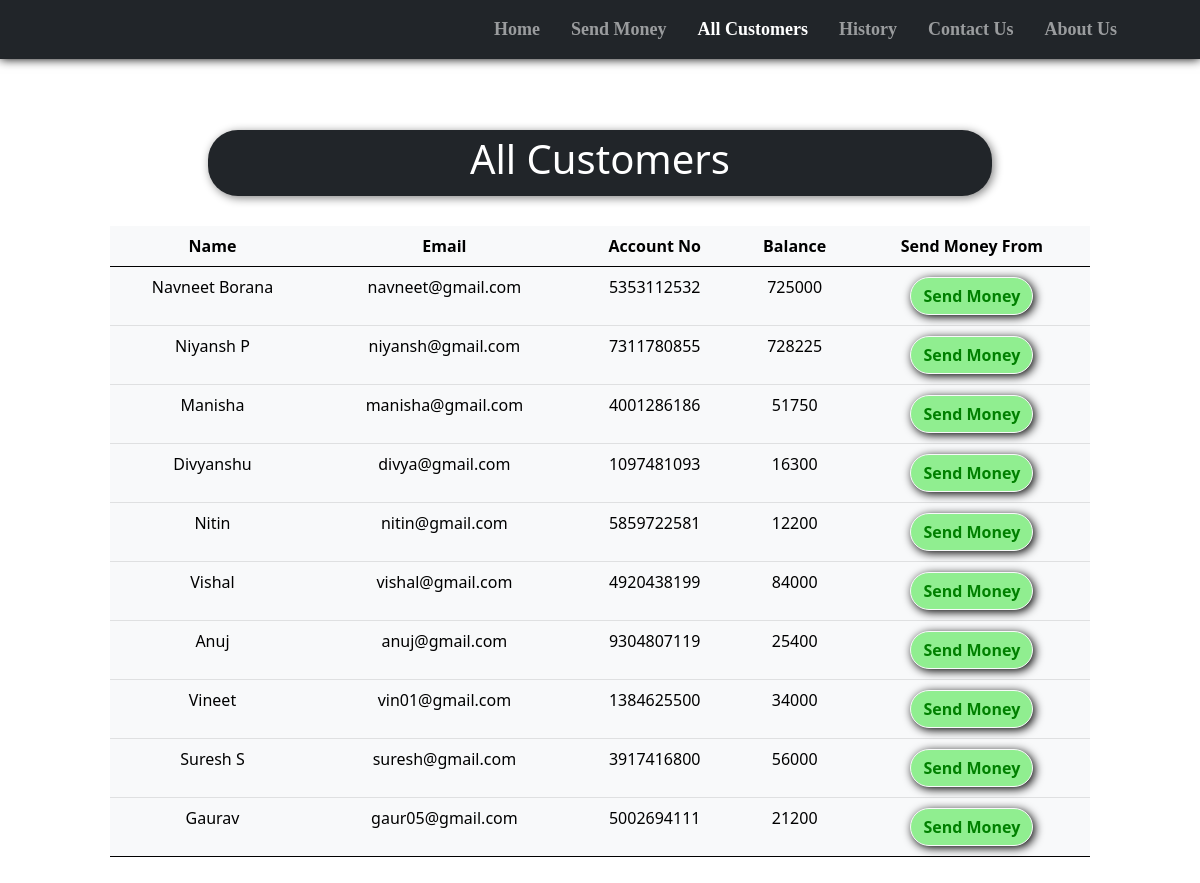
/all_cust.php, run on the app's committed database.
### tables this page shows
CREATE TABLE `users` (
  `sr` int(11) NOT NULL,
  `name` varchar(20) NOT NULL,
  `email` varchar(20) NOT NULL,
  `accno` varchar(10) NOT NULL,
  `blc` bigint(20) NOT NULL
);

### all_cust.php (the view, shortened to what this page needs)
<!doctype html>
<html lang="en">
<head>
    <link href="https://cdn.jsdelivr.net/npm/bootstrap@5.0.2/dist/css/bootstrap.min.css" rel="stylesheet"
>
    <link rel="stylesheet" href="https://cdnjs.cloudflare.com/ajax/libs/font-awesome/5.15.3/css/all.min.css"
 />
</head>
<body style="background-color:white;">
    <?php include 'spin.php'; ?>
    <nav class="navbar navbar-expand-lg navbar-dark bg-dark fixed fixed-top"
        style="font-family:candara; font-size:18px; box-shadow: 0px 0px 10px 0px black;">
        <div class="container-fluid">
            <a href="index.php"><img src="statics\logo.png" alt=""
                    style="height: 80px; margin-left:25px; margin-top:10px;"></a>
        </div>
        <div class="collapse navbar-collapse" id="navbarSupportedContent">
            <b>
                <ul class="navbar-nav ">
                    <li class="nav-item nav-links" style="margin-left:15px;">
                        <a class="nav-link text-nowrap" aria-current="page" href="index.php">Home</a>
                    </li>
                    <li class="nav-item" style="margin-left:15px; ">
                        <a class="nav-link text-nowrap" href="send_money.php">Send Money</a>
                    </li>
                    <li class="nav-item" style="margin-left:15px;">
                        <a class="nav-link text-nowrap active" href="all_cust.php">All Customers</a>
                    </li>
                    <li class="nav-item" style="margin-left:15px;">
                        <a class="nav-link text-nowrap" href="transactions.php">History</a>
                    </li>
                    <li class="nav-item" style="margin-left:15px;">
                        <a class="nav-link text-nowrap" href="contact_us.php">Contact Us</a>
                    </li>
                    <li class="nav-item" style="margin-left:15px; margin-right:75px;">
                        <a class="nav-link text-nowrap" href="about_us.php">About Us</a>
                    </li>
                </ul>
            </b>
        </div>
    </nav>
    <center>
        <div class="container" style="margin-top: 10%; padding:10px 80px 10px 80px; ">
            <div
                style="width:80%; background-color:#212529; padding:5px 5px 5px 5px; border-radius:30px; box-shadow: 2px 2px 10px gray;">
                <h1 style=" color:white;">All Customers</h1>
            </div>
            <?php
    $conn = mysqli_connect($servername, $username, $password, $database);
    if(!$conn){
        die("Connection not established: ".mysqli_connect_error());
    }else{
        $sql = "SELECT * FROM `users`";
        $result = mysqli_query($conn, $sql);
?>
            <table class="table table-light" style="margin-top: 30px;">
                <thead>
                    <tr>
                        <th scope="col">Name</th>
                        <th scope="col">Email</th>
                        <th scope="col">Account No</th>
                        <th scope="col">Balance</th>
                        <th scope="col">Send Money From</th>
                    </tr>
                </thead>
                <?php
echo "<tbody>";
        while($row = mysqli_fetch_assoc($result)){
        echo    '
            <tr>
              <td>'.$row['name'].'</td>
              <td>'.$row['email'].'</td>
              <td>'.$row['accno'].'</td>
              <td>'.$row['blc'].'</td>
              <td style="padding:10px 10px 10px 10px">
              <a href="send_money.php?reads='.$row['accno'].'"
              <button type="button" class="btn mybtn btn-outline-light">Send Money</button>
              </a>
              </td>
            </tr>';
    }
    }
    echo "</tbody>";
?>
        </div>
    </center>
</body>
</html>

### spin.php (shortened to what this page needs)
<html>
<head>
<link rel="stylesheet" href="https://cdnjs.cloudflare.com/ajax/libs/font-awesome/5.15.3/css/all.min.css" />
</head>
<body>
    </body>
</html>

### all_cust.php (style rules this page uses)
th, td { text-align: center; }
.mybtn { box-shadow: 2px 2px 10px black; border-radius: 30px; font-weight: bold; background-color: lightgreen; color: green; }

### data on the page
users: name "Navneet Borana", email "navneet@gmail.com", accno "5353112532", blc "725000"
users: name "Niyansh P", email "niyansh@gmail.com", accno "7311780855", blc "728225"
users: name "Manisha", email "manisha@gmail.com", accno "4001286186", blc "51750"
users: name "Divyanshu", email "divya@gmail.com", accno "1097481093", blc "16300"
users: name "Nitin", email "nitin@gmail.com", accno "5859722581", blc "12200"
users: name "Vishal", email "vishal@gmail.com", accno "4920438199", blc "84000"
users: name "Anuj", email "anuj@gmail.com", accno "9304807119", blc "25400"
users: name "Vineet", email "vin01@gmail.com", accno "1384625500", blc "34000"
users: name "Suresh S", email "suresh@gmail.com", accno "3917416800", blc "56000"
users: name "Gaurav", email "gaur05@gmail.com", accno "5002694111", blc "21200"
